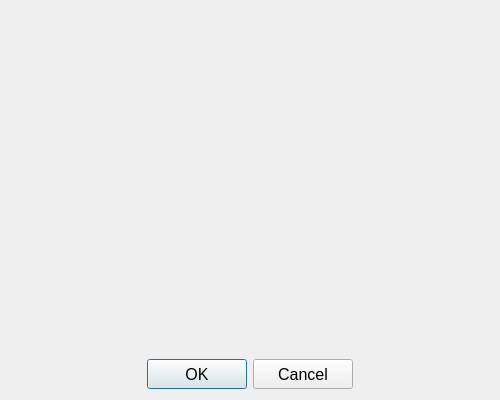
<?xml version="1.0" encoding="UTF-8"?>
<ui version="4.0">
 <class>AddWordDialog</class>
 <widget class="QDialog" name="AddWordDialog">
  <property name="geometry">
   <rect>
    <x>0</x>
    <y>0</y>
    <width>500</width>
    <height>400</height>
   </rect>
  </property>
  <property name="font">
   <font>
    <family>Tahoma</family>
    <pointsize>12</pointsize>
   </font>
  </property>
  <property name="windowTitle">
   <string>Add Word</string>
  </property>
  <layout class="QGridLayout" name="gridLayout">
   <item row="0" column="0">
    <widget class="WordWidget" name="wordWidget" native="true"/>
   </item>
   <item row="1" column="0">
    <layout class="QGridLayout" name="gridLayoutButtonGroup">
     <item row="0" column="0">
      <spacer name="horizontalSpacerLeft">
       <property name="orientation">
        <enum>Qt::Horizontal</enum>
       </property>
       <property name="sizeHint" stdset="0">
        <size>
         <width>40</width>
         <height>20</height>
        </size>
       </property>
      </spacer>
     </item>
     <item row="0" column="1">
      <widget class="QPushButton" name="btnOK">
       <property name="minimumSize">
        <size>
         <width>100</width>
         <height>30</height>
        </size>
       </property>
       <property name="text">
        <string>OK</string>
       </property>
       <property name="icon">
        <iconset resource="Resource.qrc">
         <normaloff>:/icons/ok.png</normaloff>:/icons/ok.png</iconset>
       </property>
      </widget>
     </item>
     <item row="0" column="2">
      <widget class="QPushButton" name="btnCancel">
       <property name="minimumSize">
        <size>
         <width>100</width>
         <height>30</height>
        </size>
       </property>
       <property name="text">
        <string>Cancel</string>
       </property>
       <property name="icon">
        <iconset resource="Resource.qrc">
         <normaloff>:/icons/cancel.png</normaloff>:/icons/cancel.png</iconset>
       </property>
      </widget>
     </item>
     <item row="0" column="3">
      <spacer name="horizontalSpacerRight">
       <property name="orientation">
        <enum>Qt::Horizontal</enum>
       </property>
       <property name="sizeHint" stdset="0">
        <size>
         <width>40</width>
         <height>20</height>
        </size>
       </property>
      </spacer>
     </item>
    </layout>
   </item>
  </layout>
 </widget>
 <layoutdefault spacing="6" margin="11"/>
 <customwidgets>
  <customwidget>
   <class>WordWidget</class>
   <extends>QWidget</extends>
   <header>Widget/WordWidget.h</header>
   <container>1</container>
  </customwidget>
 </customwidgets>
 <resources>
  <include location="Resource.qrc"/>
 </resources>
 <connections/>
</ui>
